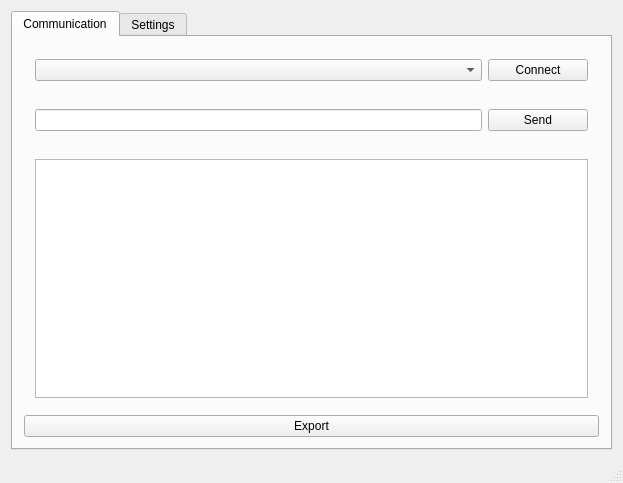
<?xml version="1.0" encoding="UTF-8"?>
<ui version="4.0">
 <class>QtSerialCommunicatorClass</class>
 <widget class="QMainWindow" name="QtSerialCommunicatorClass">
  <property name="geometry">
   <rect>
    <x>0</x>
    <y>0</y>
    <width>623</width>
    <height>483</height>
   </rect>
  </property>
  <property name="windowTitle">
   <string>QtSerialCommunicator</string>
  </property>
  <widget class="QWidget" name="centralWidget">
   <layout class="QVBoxLayout" name="verticalLayout_3">
    <item>
     <widget class="QTabWidget" name="tabCommunication">
      <property name="currentIndex">
       <number>0</number>
      </property>
      <widget class="QWidget" name="tab">
       <attribute name="title">
        <string>Communication</string>
       </attribute>
       <layout class="QVBoxLayout" name="verticalLayout">
        <item>
         <widget class="QWidget" name="widgetConnection" native="true">
          <layout class="QHBoxLayout" name="horizontalLayout">
           <item>
            <widget class="QComboBox" name="comboBoxSerialPort"/>
           </item>
           <item>
            <widget class="QPushButton" name="ButtonConnect">
             <property name="minimumSize">
              <size>
               <width>100</width>
               <height>0</height>
              </size>
             </property>
             <property name="maximumSize">
              <size>
               <width>100</width>
               <height>16777215</height>
              </size>
             </property>
             <property name="text">
              <string>Connect</string>
             </property>
            </widget>
           </item>
          </layout>
         </widget>
        </item>
        <item>
         <widget class="QWidget" name="widgetSend" native="true">
          <layout class="QHBoxLayout" name="horizontalLayout_4">
           <item>
            <widget class="QLineEdit" name="lineEditSendText"/>
           </item>
           <item>
            <widget class="QPushButton" name="ButtonSend">
             <property name="minimumSize">
              <size>
               <width>100</width>
               <height>0</height>
              </size>
             </property>
             <property name="maximumSize">
              <size>
               <width>100</width>
               <height>16777215</height>
              </size>
             </property>
             <property name="text">
              <string>Send</string>
             </property>
            </widget>
           </item>
          </layout>
         </widget>
        </item>
        <item>
         <widget class="QWidget" name="widgetOutput" native="true">
          <layout class="QHBoxLayout" name="horizontalLayout_5">
           <item>
            <widget class="QPlainTextEdit" name="plainTextEditOutput"/>
           </item>
          </layout>
         </widget>
        </item>
        <item>
         <widget class="QPushButton" name="ButtonExport">
          <property name="text">
           <string>Export</string>
          </property>
         </widget>
        </item>
       </layout>
      </widget>
      <widget class="QWidget" name="tabSettings">
       <attribute name="title">
        <string>Settings</string>
       </attribute>
       <layout class="QVBoxLayout" name="verticalLayout_2">
        <item>
         <widget class="QWidget" name="widgetSettings" native="true">
          <property name="enabled">
           <bool>true</bool>
          </property>
          <layout class="QGridLayout" name="gridLayout">
           <item row="3" column="1">
            <widget class="QComboBox" name="cbSettingParity"/>
           </item>
           <item row="4" column="1">
            <widget class="QComboBox" name="cbSettingStopbit"/>
           </item>
           <item row="2" column="0">
            <widget class="QLabel" name="lblSettingDatabit">
             <property name="text">
              <string>Databit</string>
             </property>
            </widget>
           </item>
           <item row="2" column="1">
            <widget class="QComboBox" name="cbSettingDatabit"/>
           </item>
           <item row="4" column="0">
            <widget class="QLabel" name="lblSettingStopbit">
             <property name="text">
              <string>Stopbit</string>
             </property>
            </widget>
           </item>
           <item row="3" column="0">
            <widget class="QLabel" name="lblSettingParity">
             <property name="text">
              <string>Parity</string>
             </property>
            </widget>
           </item>
           <item row="1" column="0">
            <widget class="QLabel" name="lblSettingBaud">
             <property name="text">
              <string>Baud</string>
             </property>
            </widget>
           </item>
           <item row="1" column="1">
            <widget class="QComboBox" name="cbSettingBaud"/>
           </item>
           <item row="6" column="0">
            <spacer name="verticalSpacer">
             <property name="orientation">
              <enum>Qt::Vertical</enum>
             </property>
             <property name="sizeHint" stdset="0">
              <size>
               <width>20</width>
               <height>40</height>
              </size>
             </property>
            </spacer>
           </item>
           <item row="5" column="0">
            <widget class="QLabel" name="lblSettingFlowcontrol">
             <property name="text">
              <string>Flowcontrol</string>
             </property>
            </widget>
           </item>
           <item row="5" column="1">
            <widget class="QComboBox" name="cbSettingFlowcontrol"/>
           </item>
          </layout>
         </widget>
        </item>
       </layout>
      </widget>
     </widget>
    </item>
   </layout>
  </widget>
  <widget class="QStatusBar" name="statusBar"/>
 </widget>
 <layoutdefault spacing="6" margin="11"/>
 <resources>
  <include location="QtSerialCommunicator.qrc"/>
 </resources>
 <connections/>
</ui>
